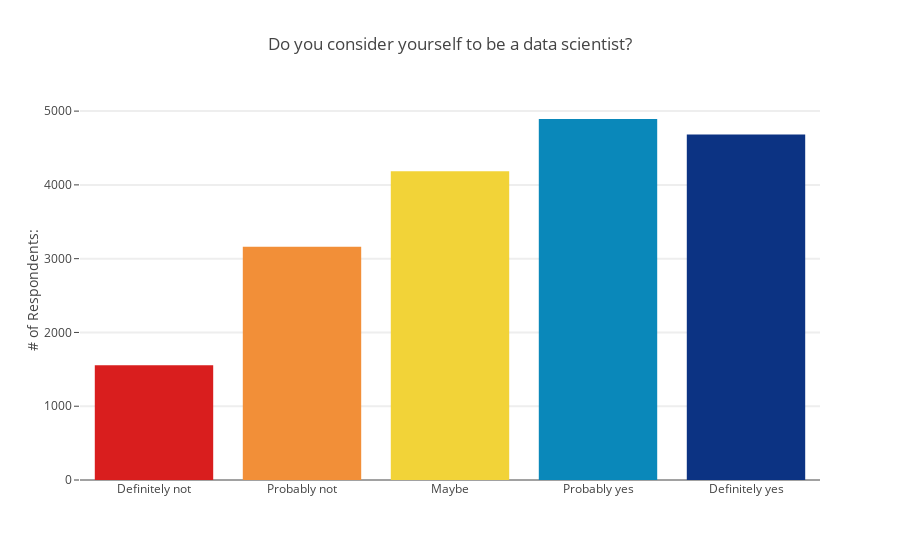

Write notebook code for a chart like this one.
### Code cell
data = [
go.Bar(
    x = q26.Q26.values,
    y = q26.cnt.values,
    marker=dict(color=-q26['target'].values, colorscale='Portland', showscale=False)
),
]
layout= go.Layout(
    title= 'Do you consider yourself to be a data scientist?',
    yaxis=dict(title='# of Respondents:', ticklen=5, gridwidth=2),
)
fig= go.Figure(data=data, layout=layout)
py.iplot(fig, filename='q26')

### Figure 1 — Plotly figure (JSON) as saved in the notebook; plotly's stock layout.template omitted (floating-point values rounded to 4 significant figures)
{"data": [{"marker": {"color": [0, -1, -2, -3, -4], "colorscale": "Portland", "showscale": false}, "x": ["Definitely not", "Probably not", "Maybe", "Probably yes", "Definitely yes"], "y": [1557, 3162, 4184, 4893, 4684], "type": "bar", "uid": "e8e2ad9e-e4af-11e8-8a18-0242ac130002"}], "layout": {"title": "Do you consider yourself to be a data scientist?", "yaxis": {"gridwidth": 2, "ticklen": 5, "title": "# of Respondents:"}}}
